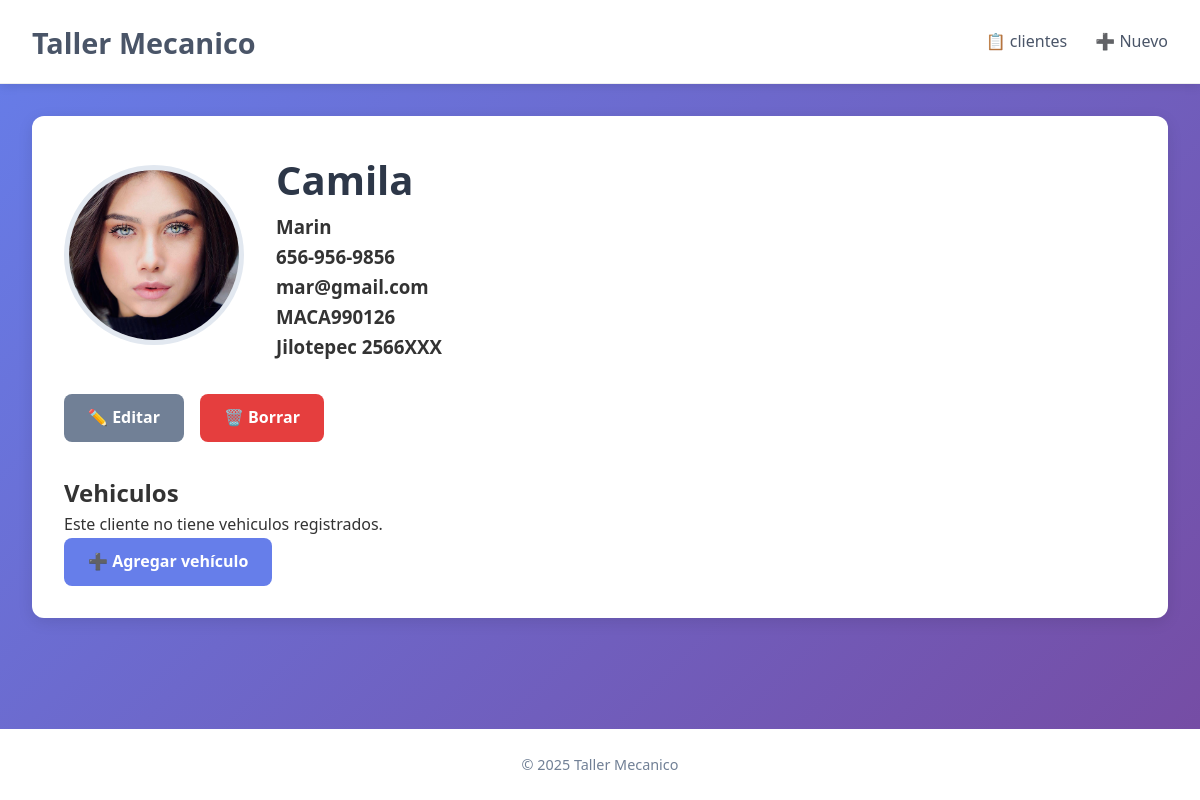
The app's page /cliente/4/ with its own data.
### app_cliente/models.py (models this page shows, shortened)
class Cliente(models.Model):
    nombre = models.CharField(max_length=100)
    apellido = models.CharField(max_length=100)
    telefono = models.CharField(max_length=15)
    email = models.EmailField(unique=True)
    rfc = models.CharField(max_length=120, unique=True)
    direccion = models.CharField(max_length=255)
    foto_cliente = models.ImageField(upload_to='img_clientes/', blank=True, null=True)
    class Meta:
        verbose_name = "Cliente"
        verbose_name_plural = "Clientes"

### app_cliente/views.py (the view)
# urls.py: path('cliente/<int:cliente_id>/', views.detalle_cliente, name='detalle_cliente'),
def detalle_cliente(request, cliente_id):
    cliente = get_object_or_404(Cliente, id=cliente_id)
    return render(request, 'detalle_cliente.html', {'cliente': cliente})

### app_cliente/templates/detalle_cliente.html (shortened to what this page needs)
{% extends 'base.html' %}
{% block contenido %}
<article class="artist-detail">
    <div class="artist-banner">
        {% if cliente.foto_cliente %}
            <img src="{{ cliente.foto_cliente.url }}" alt="Foto de {{ cliente.nombre }}" class="detail-photo">
        {% else %}
            <div class="detail-placeholder">👤</div>
        {% endif %}
        <div class="artist-info">
            <h1>{{ cliente.nombre }}</h1>
            <h3>{{ cliente.apellido }}</h3>
            <h3>{{ cliente.telefono }}</h3>
            <h3>{{ cliente.email }}</h3>
            <h3>{{ cliente.rfc }}</h3>
            <h3>{{ cliente.direccion }}</h3>
        </div>
    </div>
    <div class="detail-actions">
        <a href="{% url 'app_cliente:editar_cliente' cliente.id %}" class="btn btn-secondary">✏️ Editar</a>
        <a href="{% url 'app_cliente:borrar_cliente' cliente.id %}" class="btn btn-danger">🗑️ Borrar</a>
    </div>
    <section class="songs-section">
        <h2>Vehiculos</h2>
        {% if cliente.vehiculos.exists %}
        <ul class="song-list">
            {% for vehiculo in cliente.vehiculos.all %}
            <li class="vehiculo-item">
                {% if vehiculo.foto_vehiculo %}
                    <img src="{{ vehiculo.foto_vehiculo.url }}" alt="Foto de {{ vehiculo.matricula }}" class="detail-photo2">
                {% endif %}
                <div class="vehiculo-info">
                    <strong>{{ vehiculo.marca }} {{ vehiculo.modelo }}</strong>
                    <div>Matricula: {{ vehiculo.matricula }}</div>
                    <div>Año: {{ vehiculo.anio }} — Km: {{ vehiculo.kilometraje }}</div>
                    <div><a href="{% url 'app_cliente:eliminar_vehiculo' cliente.id vehiculo.id %}" class="btn btn-danger">Eliminar</a></div>
                </div>
            </li>
            {% endfor %}
        </ul>
        {% else %}
        <p class="empty-message">Este cliente no tiene vehiculos registrados.</p>
        {% endif %}
        <div class="add-vehiculo">
            <a href="{% url 'app_cliente:agregar_vehiculo' cliente.id %}" class="btn btn-primary">➕ Agregar vehículo</a>
        </div>
    </section>
</article>
{% endblock %}

### app_cliente/static/css/styles.css (style rules this page uses)
* { margin: 0; padding: 0; box-sizing: border-box; }
body { font-family: 'Segoe UI', Tahoma, Geneva, Verdana, sans-serif; background: linear-gradient(135deg, #667eea 0%, #764ba2 100%); color: #333; line-height: 1.6; }
.artist-detail { background: white; border-radius: 12px; overflow: hidden; box-shadow: 0 4px 15px rgba(0,0,0,0.1); padding: 2rem; }
.artist-banner { display: flex; gap: 2rem; margin-bottom: 2rem; align-items: center; }
.detail-photo { width: 180px; height: 180px; border-radius: 50%; object-fit: cover; border: 5px solid #e2e8f0; }
.artist-info h1 { font-size: 2.5rem; color: #2d3748; }
.detail-actions { margin-bottom: 2rem; display: flex; gap: 1rem; }
.btn { padding: 0.7rem 1.5rem; border: none; border-radius: 8px; font-weight: 600; cursor: pointer; transition: background 0.3s; text-decoration: none; display: inline-block; }
.btn-primary { background: #667eea; color: white; }
.btn-secondary { background: #718096; color: white; }
.btn-danger { background: #e53e3e; color: white; }

### records on screen
Cliente: foto_cliente (picture), nombre "Camila", apellido "Marin", telefono "656-956-9856", email "mar@gmail.com", rfc "MACA990126", direccion "Jilotepec 2566XXX"
